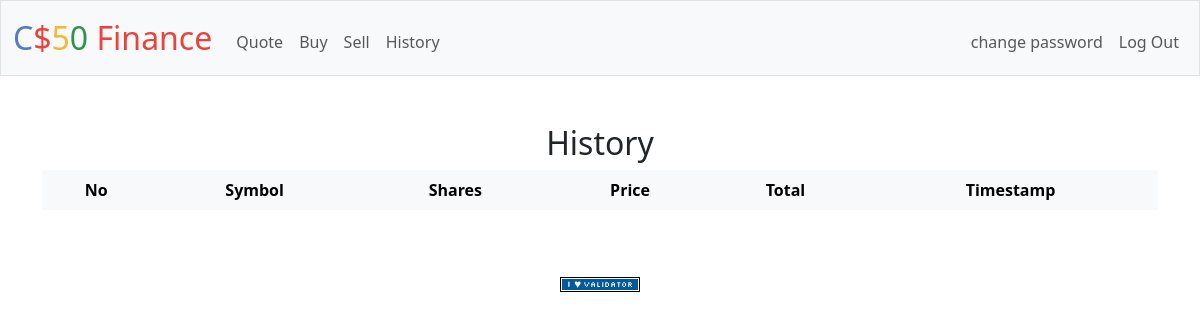
The app's page /history (signed in), older data.
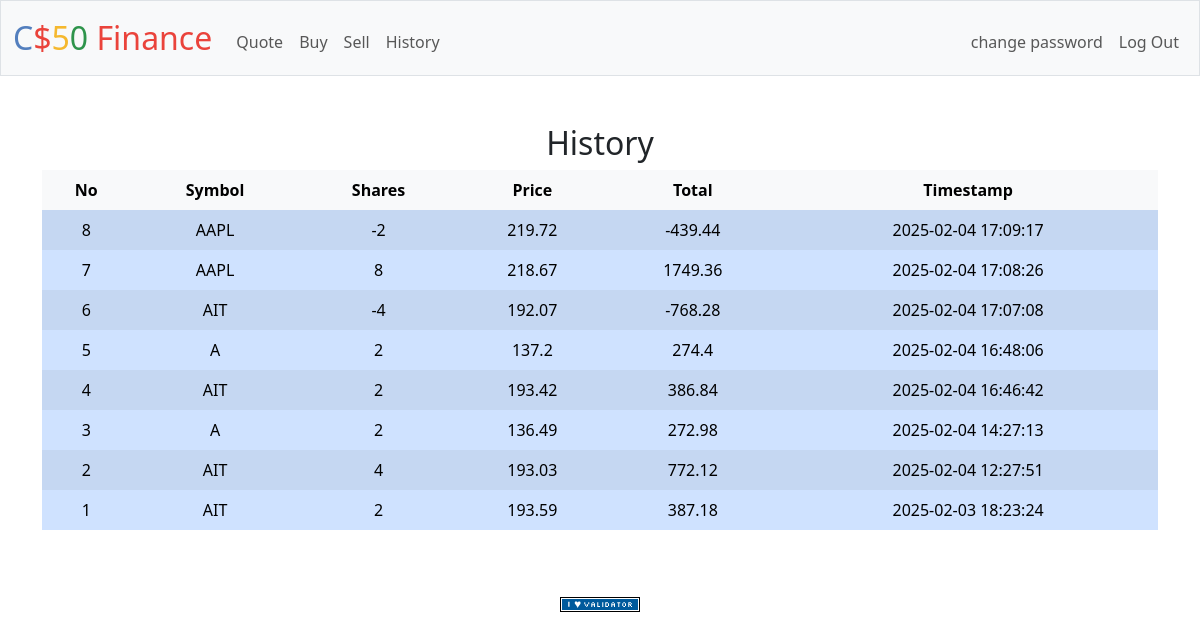
The same page, newer data.
### tables this page shows
CREATE TABLE transactions (
    id INTEGER PRIMARY KEY NOT NULL,
    user_id INTEGER NOT NULL,
    symbol TEXT NOT NULL,
    shares INTEGER NOT NULL,
    price NUMERIC NOT NULL,
    timestamp DATETIME DEFAULT CURRENT_TIMESTAMP,
    FOREIGN KEY (user_id) REFERENCES users(id)
);

### app.py (the view)
@app.route("/history")
@login_required
def history():
    user_id = session['user_id']
    transactions = db.execute("SELECT * FROM transactions WHERE user_id = :user_id ORDER BY timestamp DESC",
                              user_id = user_id)
    return render_template("history.html", transactions = transactions)

### app.py (called while the page is built)
@app.after_request
def after_request(response):
    response.headers["Cache-Control"] = "no-cache, no-store, must-revalidate"
    response.headers["Expires"] = 0
    response.headers["Pragma"] = "no-cache"
    return response

### helpers.py (called while the page is built)
def login_required(f):
    @wraps(f)
    def decorated_function(*args, **kwargs):
        if session.get("user_id") is None:
            return redirect("/login")
        return f(*args, **kwargs)
    return decorated_function

### templates/history.html (shortened to what this page needs)
{% extends "layout.html" %}
{% block main %}
    <h2>History</h2>
    <divclass="table-responsive">
        <table class="table table-striped table-hover table-borderless table-primary align-middle">
            <thead class="table-light">
                <tr>
                    <th>No</th>
                    <th>Symbol</th>
                    <th>Shares</th>
                    <th>Price</th>
                    <th>Total</th>
                    <th>Timestamp</th>
                </tr>
            </thead>
            <tbody class="table-group-divider">
                {% for transaction in transactions %}
                    <tr class="table-primary">
                        <td>{{ transaction.id }}</td>
                        <td>{{ transaction.symbol }}</td>
                        <td>{{ transaction.shares }}</td>
                        <td>{{ transaction.price }}</td>
                        <td>{{ (transaction.shares * transaction.price) | round(2) }}</td>
                        <td>{{ transaction.timestamp }}</td>
                    </tr>
                {% endfor %}
            </tbody>
        </table>
{% endblock %}

### templates/layout.html (shortened to what this page needs)
<!DOCTYPE html>
<html lang="en">
    <head>
        <link href="https://cdn.jsdelivr.net/npm/bootstrap@5.3.3/dist/css/bootstrap.min.css" rel="stylesheet">
        <link href="/static/styles.css" rel="stylesheet">
        <link rel="stylesheet" href="{{ url_for('static', filename='css/bootstrap.min.css')}}">
    </head>
    <body>
        <nav class="bg-light border navbar navbar-expand-md navbar-light">
            <div class="container-fluid">
                <a class="navbar-brand" href="/"><span class="blue">C</span><span class="red">$</span><span class="yellow">5</span><span class="green">0</span> <span class="red">Finance</span></a>
                <div class="collapse navbar-collapse" id="navbar">
                    {% if session["user_id"] %}
                        <ul class="navbar-nav me-auto mt-2">
                            <li class="nav-item"><a class="nav-link" href="/quote">Quote</a></li>
                            <li class="nav-item"><a class="nav-link" href="/buy">Buy</a></li>
                            <li class="nav-item"><a class="nav-link" href="/sell">Sell</a></li>
                            <li class="nav-item"><a class="nav-link" href="/history">History</a></li>
                        </ul>
                        <ul class="navbar-nav ms-auto mt-2">
                            <li class="nav-item"><a class="nav-link" href="/change-password">change password</a></li>
                            <li class="nav-item"><a class="nav-link" href="/logout">Log Out</a></li>
                        </ul>
                    {% else %}
                        <ul class="navbar-nav ms-auto mt-2">
                            <li class="nav-item"><a class="nav-link" href="/register">Register</a></li>
                            <li class="nav-item"><a class="nav-link" href="/login">Log In</a></li>
                        </ul>
                    {% endif %}
                </div>
            </div>
        </nav>
        <main class="container py-5 text-center">
            {% block main %}{% endblock %}
        </main>
        <footer class="mb-5">
            <form action="https://validator.w3.org/check" class="text-center" enctype="multipart/form-data" method="post" target="_blank">
                <input alt="Validate" src="/static/I_heart_validator.png" type="image">
            </form>
        </footer>
    </body>
</html>

### static/styles.css (style rules this page uses)
nav .navbar-brand { font-size: xx-large; }
nav .navbar-brand .blue { color: #537fbe; }
nav .navbar-brand .red { color: #ea433b; }
nav .navbar-brand .yellow { color: #f5b82e; }
nav .navbar-brand .green { color: #2e944b; }

Row changes from the older to the newer data that the page shows:
added transactions: (transaction.shares*transaction.price)|round(2) "-439.44"
added transactions: (transaction.shares*transaction.price)|round(2) "1749.36"
added transactions: (transaction.shares*transaction.price)|round(2) "-768.28"
added transactions: (transaction.shares*transaction.price)|round(2) "274.4"
added transactions: (transaction.shares*transaction.price)|round(2) "386.84"
added transactions: (transaction.shares*transaction.price)|round(2) "272.98"
added transactions: (transaction.shares*transaction.price)|round(2) "772.12"
added transactions: (transaction.shares*transaction.price)|round(2) "387.18"
